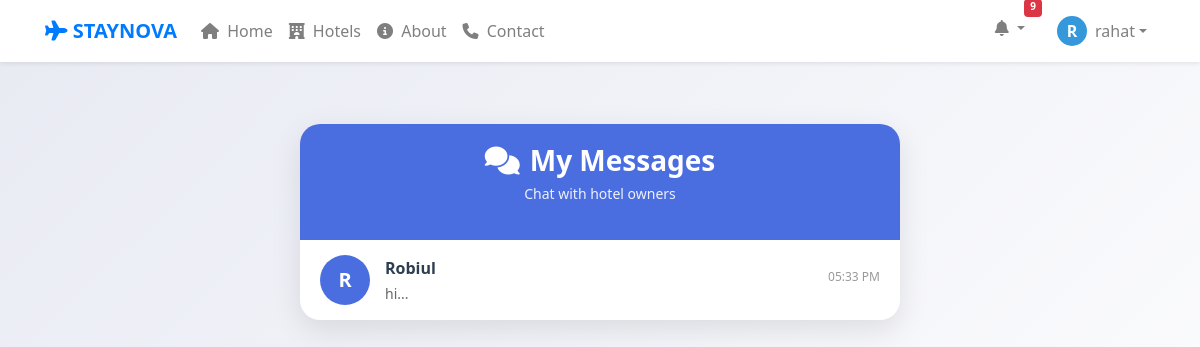
Before: /user/messages.php (signed in) with the older database file.
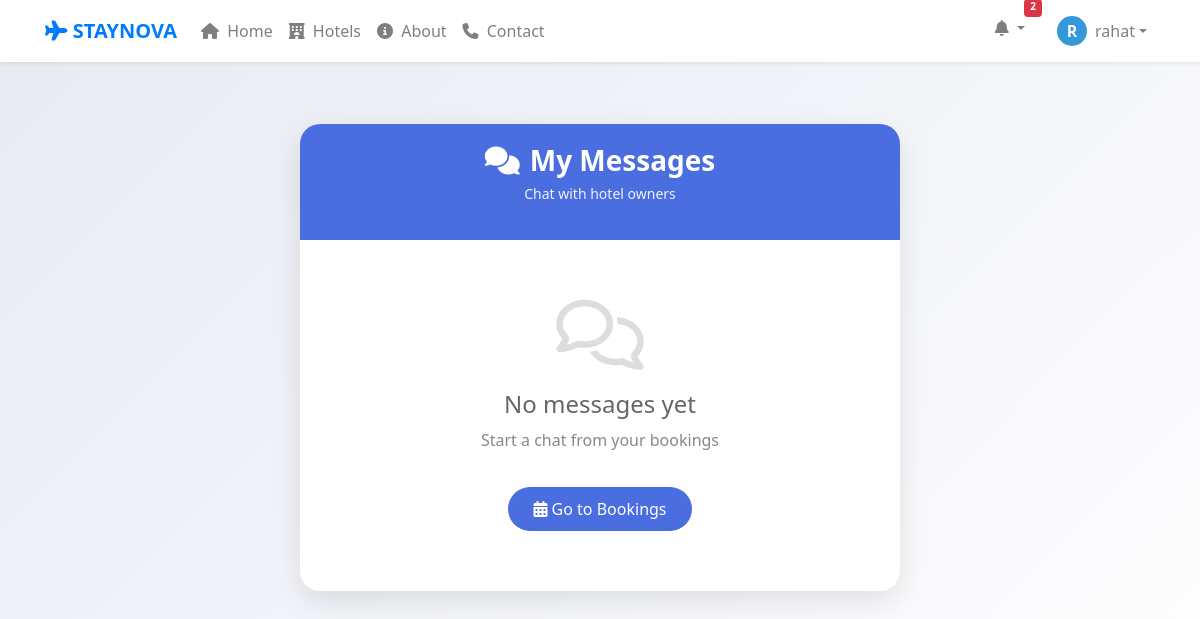
After: the same page with the newer database file.
### tables this page shows
CREATE TABLE `users` (
  `id` int(11) NOT NULL,
  `name` varchar(100) DEFAULT NULL,
  `email` varchar(150) DEFAULT NULL,
  `phone` varchar(20) DEFAULT NULL,
  `password` varchar(255) DEFAULT NULL,
  `role` enum('admin','owner','user') DEFAULT 'user',
  `created_at` timestamp NOT NULL DEFAULT current_timestamp()
);

CREATE TABLE `chat_messages` (
  `id` int(11) NOT NULL,
  `sender_id` int(11) NOT NULL,
  `sender_role` enum('user','owner','admin') NOT NULL,
  `receiver_id` int(11) NOT NULL,
  `receiver_role` enum('user','owner','admin') NOT NULL,
  `message` text NOT NULL,
  `is_read` tinyint(4) DEFAULT 0,
  `created_at` timestamp NOT NULL DEFAULT current_timestamp()
);

### user/messages.php (the view, shortened to what the changed rows need)
<?php
include "../db_connect.php";
$user_id = $_SESSION['user_id'];
$sql = "SELECT DISTINCT u.id, u.name
        FROM users u
        JOIN chat_messages cm ON
            (cm.sender_id = u.id AND cm.receiver_id = '$user_id') OR
            (cm.sender_id = '$user_id' AND cm.receiver_id = u.id)
        WHERE u.role = 'owner'
        ORDER BY u.name";
$result = mysqli_query($conn, $sql);
?>
<!DOCTYPE html>
<html>
<head>
    <link rel="stylesheet" href="https://cdnjs.cloudflare.com/ajax/libs/font-awesome/6.4.0/css/all.min.css">
    <?php include "../header.php"; ?>
</head>
<body>
<div class="messages-container">
    <div class="chat-list">
        <?php if (mysqli_num_rows($result) > 0): ?>
            <?php while ($owner = mysqli_fetch_assoc($result)):
                $last_msg_q = mysqli_query($conn, "SELECT message, created_at FROM chat_messages
                    WHERE (sender_id = '{$owner['id']}' AND receiver_id = '$user_id')
                    OR (sender_id = '$user_id' AND receiver_id = '{$owner['id']}')
                    ORDER BY id DESC LIMIT 1");
                $last_msg = mysqli_fetch_assoc($last_msg_q);
                $last_time = !empty($last_msg['created_at']) ? date("h:i A", strtotime($last_msg['created_at'])) : "";
            ?>
                <a href="../chat/chat.php?owner_id=<?= $owner['id'] ?>" class="chat-item">
                    <div class="chat-avatar">
                        <?= strtoupper(substr($owner['name'], 0, 1)) ?>
                    </div>
                    <div class="chat-details">
                        <div class="chat-name"><?= htmlspecialchars($owner['name']) ?></div>
                        <div class="last-message">
                            <?= !empty($last_msg['message']) ?
                                htmlspecialchars(substr($last_msg['message'], 0, 60)) . "..." :
                                "No messages yet" ?>
                        </div>
                    </div>
                    <div class="chat-right">
                        <div class="chat-time"><?= $last_time ?></div>
                    </div>
                </a>
            <?php endwhile; ?>
        <?php else: ?>
            <div class="empty-state">
                <div class="empty-icon">
                    <i class="far fa-comments"></i>
                </div>
                <h4>No messages yet</h4>
                <p>Start a chat from your bookings</p>
                <a href="my_booking.php" style="
                    display: inline-block;
                    background: #4a6ee0;
                    color: white;
                    padding: 10px 25px;
                    border-radius: 25px;
                    text-decoration: none;
                    font-weight: 500;
                    margin-top: 10px;
                ">
                    <i class="fas fa-calendar-alt"></i> Go to Bookings
                </a>
            </div>
        <?php endif; ?>
    </div>
</div>
</body>
</html>

### header.php (shortened to what the changed rows need)
<?php
include_once "db_connect.php";
$unread_count = 0;
if (isset($_SESSION['user_id'], $_SESSION['role'])) {
    $uid = $_SESSION['user_id'];
    $role = $_SESSION['role'];
    $count_sql = "SELECT COUNT(*) as total FROM notifications
                  WHERE receiver_id = '$uid'
                  AND receiver_role = '$role'
                  AND status = 'unread'";
    $count_result = mysqli_query($conn, $count_sql);
    if ($count_result && mysqli_num_rows($count_result) > 0) {
        $count_data = mysqli_fetch_assoc($count_result);
        $unread_count = (int)$count_data['total'];
    }
}
?>
<link rel="stylesheet" href="https://stackpath.bootstrapcdn.com/bootstrap/4.5.2/css/bootstrap.min.css">
<link rel="stylesheet" href="https://cdnjs.cloudflare.com/ajax/libs/font-awesome/6.4.0/css/all.min.css">
<nav class="navbar navbar-expand-lg navbar-light bg-white shadow-sm fixed-top">
    <div class="container">
        <div class="collapse navbar-collapse" id="navbarNav">
            <ul class="navbar-nav ml-auto">
                <?php if (isset($_SESSION['user_id'])): ?>
                    <li class="nav-item dropdown mr-3">
                        <a class="nav-link dropdown-toggle position-relative" href="#" data-toggle="dropdown">
                            <i class="fas fa-bell"></i>
                            <?php if ($unread_count > 0): ?>
                                <span class="badge badge-danger"
                                      style="position: absolute; top: 0; right: 0; transform: translate(50%, -50%);
                                             font-size: 10px; padding: 2px 5px; min-width: 18px; height: 18px;">
                                    <?php echo $unread_count; ?>
                                </span>
                            <?php endif; ?>
                        </a>
                    </li>
                <?php endif; ?>
            </ul>
        </div>
    </div>
</nav>

Changed rows visible on the page:
removed users: name "R", name "Robiul", chat_messages.message "hi", chat_messages.created_at "05:33 PM"
Other visible differences:
$unread_count: "9" → "2"
text now shown: "No messages yet Start a chat from your bookings Go to Bookings"
